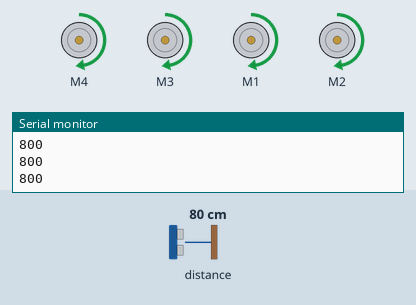
Simulated run of this sketch. Board: Arduino Uno, built with avr-gcc and run on an emulated ATmega328P. Shown: 4 × DC motor (green arrow = forward, orange = backward, longer = faster), the last lines printed to the serial monitor. The inputs (shaded band) are chosen by the test bench; at power-on: distance to the obstacle 80 cm.

Above: at 1.2 s.
1.3 s: distance to the obstacle set to 33 cm
2.8 s: distance to the obstacle set to 27 cm
At 3.05 s:
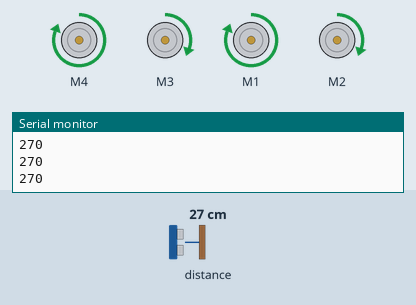
At 4.0 s:
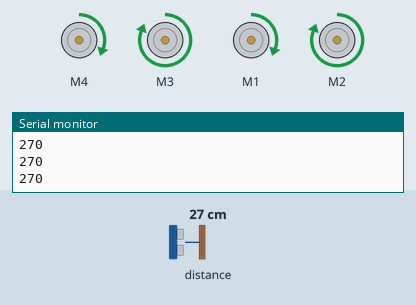
Timing chart, 0 to 6.2 s (numbered marks = the images above; inputs shaded):
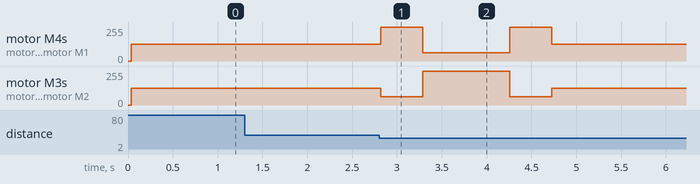

Measured:
- the behaviour switches between 31 and 30 cm on distance to the obstacle (found by bisection; images 0 and 1)
- after the input at 2.8 s, motor M4, motor M1: forward 127/255 → forward 255/255 at once, → forward 63/255 0.47 s later, → forward 255/255 0.97 s later, → forward 127/255 0.47 s later; motor M3, motor M2: forward 127/255 → forward 63/255 at once, → forward 255/255 0.47 s later, → forward 63/255 0.97 s later, → forward 127/255 0.47 s later

The sketch:

sensor_l293d_shield.ino
```cpp
#include <Wire.h>
#include <VL53L0X.h>
#include <AFMotor.h>

VL53L0X sensor;

int result;
int turn, turning;
int top, fast, slow;
int a, b, c, n;

AF_DCMotor motor1(4, MOTOR34_64KHZ);
AF_DCMotor motor2(3, MOTOR34_64KHZ);
AF_DCMotor motor3(1, MOTOR12_64KHZ);
AF_DCMotor motor4(2, MOTOR12_64KHZ);

void setup() {
  {
  Serial.begin(9600);
  Wire.begin();

  sensor.init();
  sensor.setTimeout(500);

  sensor.startContinuous(100);

  turn = 1;
  top = 255;
  fast = 127;
  slow = 63;
  n = 15;

  motor1.setSpeed(fast);
  motor2.setSpeed(fast);
  motor3.setSpeed(fast);
  motor4.setSpeed(fast);

  motor1.run(RELEASE);
  motor2.run(RELEASE);
  motor3.run(RELEASE);
  motor4.run(RELEASE);
}

}

void loop() {
  result = sensor.readRangeContinuousMillimeters();
  Serial.print(result);
  if (sensor.timeoutOccurred()) { Serial.print(" TIMEOUT"); }

  Serial.println();

  if(!turning){
  motor1.run(FORWARD);
  motor2.run(FORWARD);
  motor3.run(FORWARD);
  motor4.run(FORWARD);
  }

  if(result<=300 && turn == 1) {
    turning = 1;
  }

  if(turning) {
    if(a!=n && b!=2*n) {
      motor1.setSpeed(top);
      motor2.setSpeed(slow);
      motor3.setSpeed(top);
      motor4.setSpeed(slow);
      a++;
      }

   if(a==n && b!=2*n){
     motor1.setSpeed(slow);
     motor2.setSpeed(top);
     motor3.setSpeed(slow);
     motor4.setSpeed(top);
     b++;
   }

   if(a!=0 && b==2*n){
      motor1.setSpeed(top);
      motor2.setSpeed(slow);
      motor3.setSpeed(top);
      motor4.setSpeed(slow);
      a--;
    }

    if(a==0 && b==2*n) {
      turn = 0;
      turning = 0;
      motor1.setSpeed(fast);
      motor2.setSpeed(fast);
      motor3.setSpeed(fast);
      motor4.setSpeed(fast);
    }
  }
}
```
